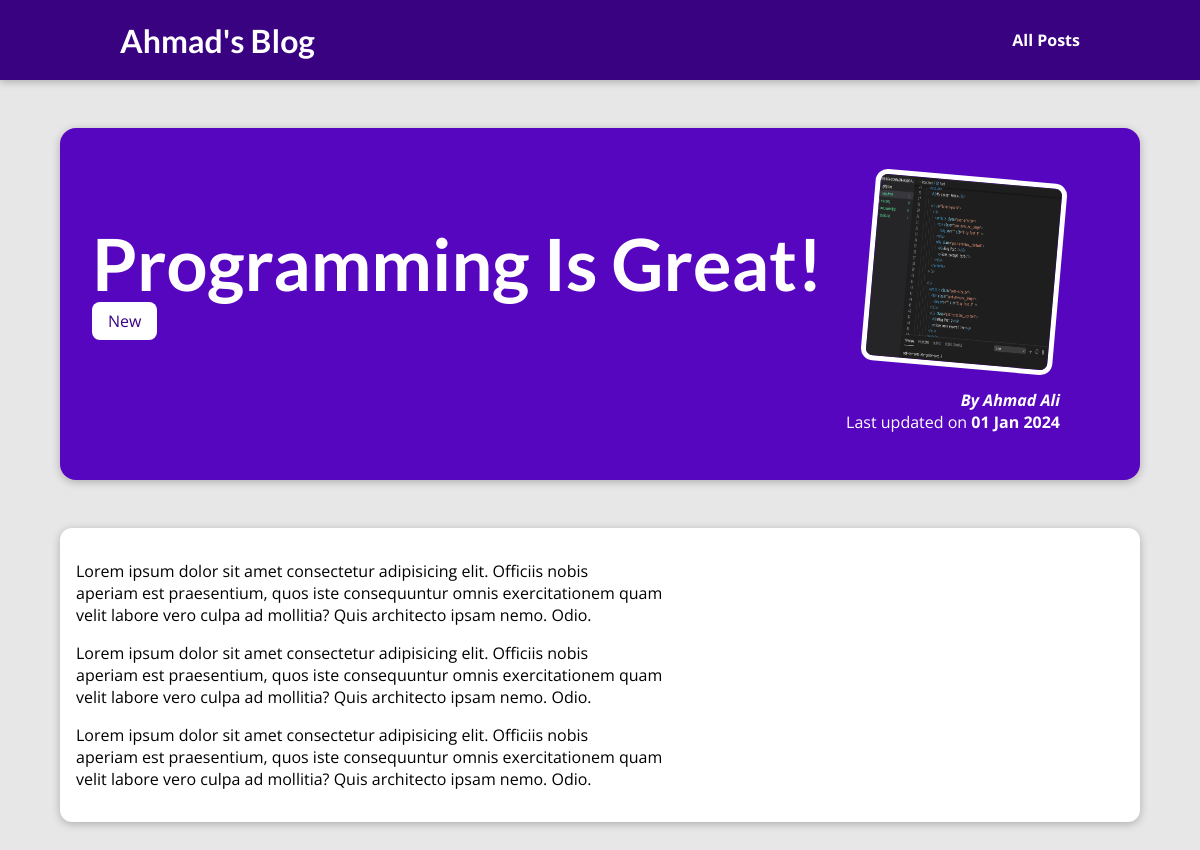
Page /posts/programming-is-fun on the committed database.
### blog/models.py (models this page shows, shortened)
class Post(models.Model):
    title = models.CharField(max_length=150)
    excerpt = models.CharField(max_length=200)
    image = models.ImageField(upload_to="posts", null=True)
    date = models.DateField(auto_now=True)
    slug = models.SlugField(unique=True, db_index=True)
    content = models.TextField(validators=[MinLengthValidator(10)])
    author = models.ForeignKey(
        Author, on_delete=models.SET_NULL, null=True, related_name="posts")
    tags = models.ManyToManyField(Tag)

class Tag(models.Model):
    caption = models.CharField(max_length=20)

class Author(models.Model):
    first_name = models.CharField(max_length=100)
    last_name = models.CharField(max_length=100)
    email_address = models.EmailField()
    def full_name(self):
        return f"{self.first_name} {self.last_name}"
    def __str__(self):
        return self.full_name()

### blog/views.py (the view)
# urls.py: path("posts/<slug:slug>", views.SinglePostView.as_view(),
class SinglePostView(DetailView):
    template_name = "blog/post-detail.html"
    model = Post
    def get_context_data(self, **kwargs):
        context = super().get_context_data(**kwargs)
        context["post_tags"] = self.object.tags.all()
        return context

### blog/templates/blog/post-detail.html (shortened to what this page needs)
{% extends "base.html" %}
{% load static %}
{% block css_files %}
    <link rel="stylesheet" href="{% static "blog/post-detail.css" %}" />
{% endblock css_files%}
{% block content %}
    <section id="summary">
        <h2>{{post.title}}</h2>
        <div>
            {% for tag in post_tags %}
                <span class="tag">{{tag.caption}}</span>
            {% endfor %}
        </div>
        <article>
            <img src="{{ post.image.url }}" alt="{{post.title}}">
            <address>By <a href="mailto:{{post.author.email_address}}">{{post.author}}</a></address>
            <div>
                Last updated on <time>{{post.date|date:"d M Y"}}</time>
            </div>
        </article>
    </section>
    <main>
        <p>
            {{post.content|linebreaks}}
        </p>
    </main>
{% endblock content %}

### static/app.css (style rules this page uses)
* { box-sizing: border-box; }
html { font-family: 'Open Sans', 'Lato', sans-serif; }
body { margin: 0; }
h1, h2, h3 { font-family: 'Lato', sans-serif; font-weight: bold; }

### blog/static/blog/post-detail.css (style rules this page uses)
body { background-color: #e7e7e7; }
#summary { margin: 8rem auto 3rem auto; padding: 2rem; width: 90%; max-width: 90rem; border-radius: 16px; background-color: #5706c0; position: relative; box-shadow: 0 2px 8px rgba(0, 0, 0, 0.25); height: 22rem; }
#summary h2 { color: white; font-size: 4.5rem; margin-bottom: 0.25rem; }
#summary article { position: absolute; top: 2rem; right: 3rem; padding: 1rem 2rem; border-radius: 12px; text-align: right; color: white; }
#summary article img { width: 12rem; height: 12rem; border-radius: 12px; transform: rotateZ(5deg); border: 5px solid white; margin-bottom: 1rem; }
#summary address { font-weight: bold; }
#summary a { color: white; text-decoration: none; }
#summary time { font-weight: bold; }
main { width: 90%; max-width: 90rem; margin: 3rem auto; background-color: white; padding: 1rem; border-radius: 12px; box-shadow: 0 2px 8px rgba(0, 0, 0, 0.25); }
.tag { background-color: white; color: #390281; padding: 0.5rem 1rem; border-radius: 8px; }

### rows in the picture
Post: title "Programming Is Great!", image (picture), author "Ahmad Ali", date "01 Jan 2024", content "Lorem ipsum dolor sit amet consectetur adipisicing elit. Officiis nobis aperiam est praesentium, quos iste consequuntur omnis exercitationem quam velit labore vero culpa ad mollitia? Quis architecto ipsam nemo. Odio. Lorem ipsum dolor sit amet consectetur adipisicing elit. Officiis nobis aperiam est praesentium, quos iste consequuntur omnis exercitationem quam velit labore vero culpa ad mollitia? Quis architecto ipsam nemo. Odio. Lorem ipsum dolor sit amet consectetur adipisicing elit. Officiis nobis aperiam est praesentium, quos iste consequuntur omnis exercitationem quam velit labore vero culpa ad mollitia? Quis architecto ipsam nemo. Odio."
Tag: caption "New"
